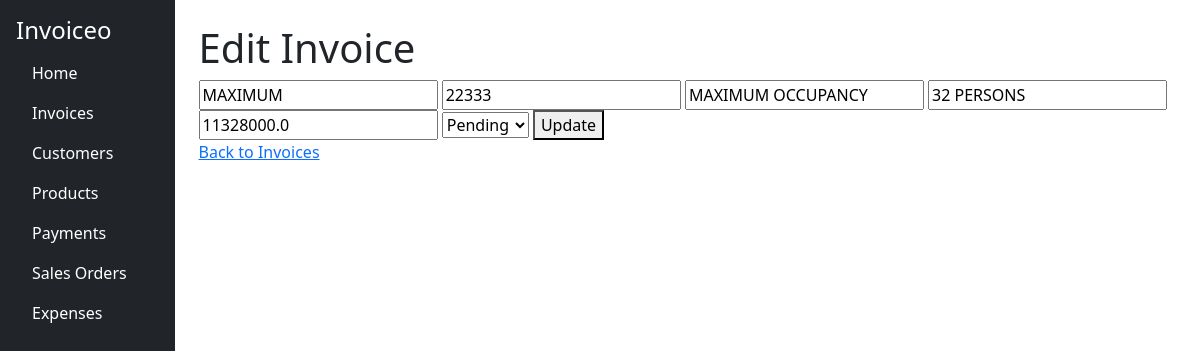
The page /edit_invoice/2 on the database its author committed.
### app.py (models this page shows, shortened)
class Invoice(db.Model):
    id = db.Column(db.Integer, primary_key=True)
    customer_name = db.Column(db.String(100), nullable=False)
    customer_gstin = db.Column(db.String(15), nullable=False)
    amount = db.Column(db.Float, nullable=False)
    customer_address = db.Column(db.String(300), nullable=False)
    billing_address = db.Column(db.String(300), nullable=False)
    status = db.Column(db.String(20), default="Pending")
    created_at = db.Column(db.DateTime, default=datetime.utcnow)
    items = db.relationship('InvoiceItem', backref='invoice', cascade='all, delete-orphan')
    payments = db.relationship('Payment', backref='invoice', cascade='all, delete-orphan')

### app.py (the view, shortened to what this page needs)
@app.route('/edit_invoice/<int:id>', methods=['GET', 'POST'])
def edit_invoice(id):
    invoice = Invoice.query.get_or_404(id)
    return render_template('edit_invoice.html', invoice=invoice)

### templates/edit_invoice.html (shortened to what this page needs)
{% extends 'base.html' %}
{% block content %}
    <h1>Edit Invoice</h1>
    <form method="POST">
        <input type="text" name="customer_name" value="{{ invoice.customer_name }}" required>
        <input type="text" name="customer_gstin" value="{{ invoice.customer_gstin }}" required>
        <input type="text" name="customer_address" value="{{ invoice.customer_address }}" required>
        <input type="text" name="billing_address" value="{{ invoice.billing_address }}" required>
        <input type="number" name="amount" value="{{ invoice.amount }}" required>
        <select name="status">
            <option value="Pending" {% if invoice.status == 'Pending' %}selected{% endif %}>Pending</option>
        </select>
        <button type="submit">Update</button>
    </form>
    <a href="{{ url_for('invoices') }}">Back to Invoices</a>
</body>
{% endblock %}

### rows shown on the page
Invoice: customer_name "MAXIMUM", customer_gstin "22333", customer_address "MAXIMUM OCCUPANCY", billing_address "32 PERSONS", amount "11328000.0"
